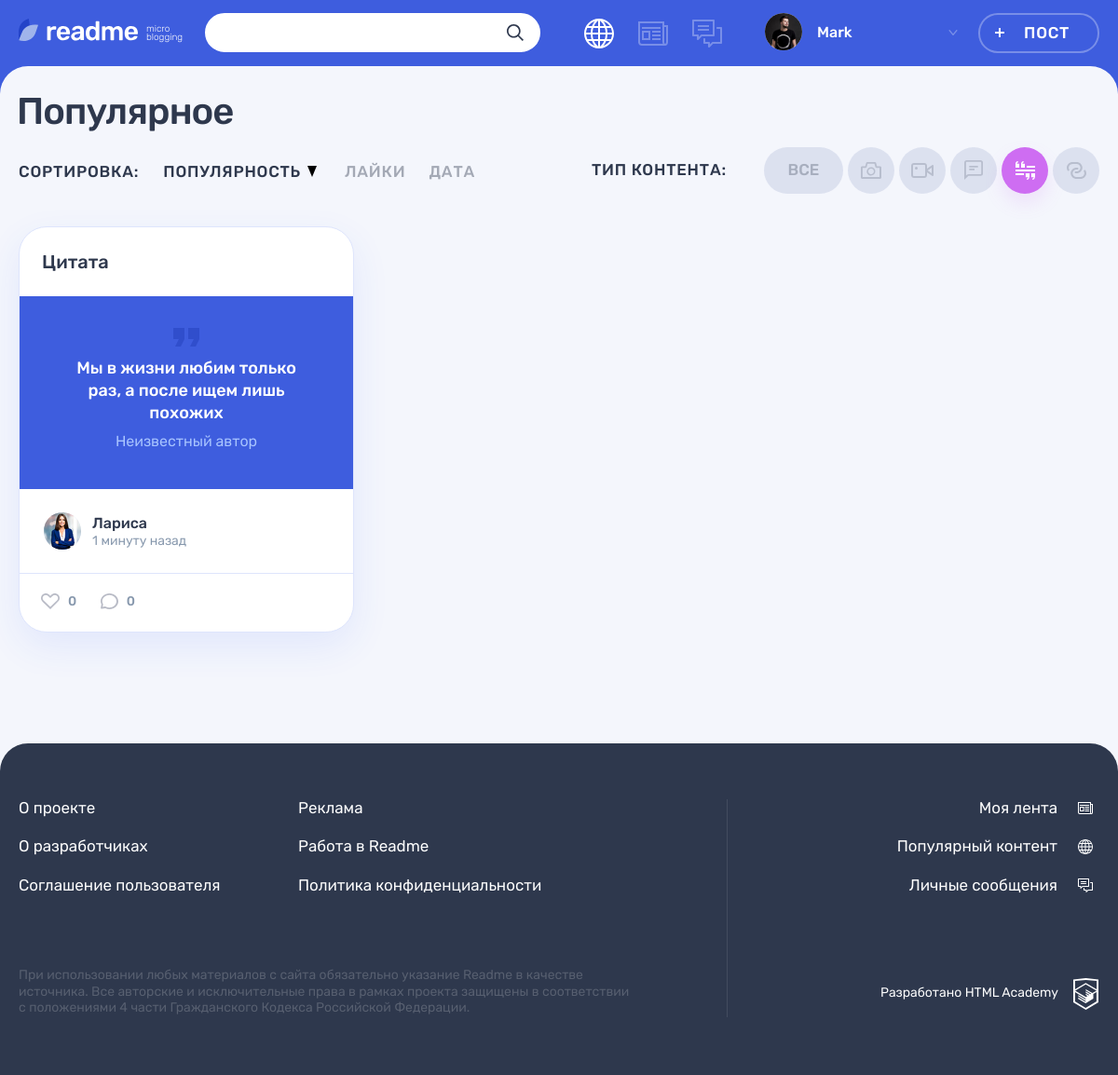
Page /popular.php?post_type=4 on the committed database.
### tables this page shows
CREATE TABLE IF NOT EXISTS content_types  (
id INT UNSIGNED AUTO_INCREMENT PRIMARY KEY,
type_name VARCHAR(128),
type_class VARCHAR(128)
);

CREATE TABLE IF NOT EXISTS posts (
id INT UNSIGNED AUTO_INCREMENT PRIMARY KEY,
author_id INT UNSIGNED,
post_type INT UNSIGNED,
dt_add DATETIME,
heading VARCHAR(128),
content TEXT,
quote_author TEXT,
img_url VARCHAR(128),
youtube_url VARCHAR(128),
url VARCHAR(128),
view_count INT,
FOREIGN KEY (author_id) REFERENCES users(id)
ON UPDATE CASCADE
ON DELETE CASCADE,
FOREIGN KEY (post_type) REFERENCES content_types(id)
ON UPDATE CASCADE
ON DELETE CASCADE
);

CREATE TABLE IF NOT EXISTS users (
id INT UNSIGNED AUTO_INCREMENT PRIMARY KEY,
username VARCHAR(32) NOT NULL UNIQUE,
dt_add DATETIME,
email VARCHAR(128) NOT NULL UNIQUE,
password VARCHAR(64),
avatar VARCHAR(128)
);

### helpers.php (called while the page is built, shortened)
<?php
function get_noun_plural_form(int $number, string $one, string $two, string $many): string
{
    $number = (int)$number;
    $mod10 = $number % 10;
    $mod100 = $number % 100;
    switch (true) {
        case ($mod10 === 1):
            return $one;
    }
}
function include_template($name, array $data = [])
{
    $name = 'templates/' . $name;
    extract($data);
    require $name;
    $result = ob_get_clean();
    return $result;
}
function generate_random_date($index)
{
    $deltas = [['minutes' => 59], ['hours' => 23], ['days' => 6], ['weeks' => 4], ['months' => 11]];
    $dcnt = count($deltas);
    $delta = $deltas[$index];
    $timeval = rand(1, current($delta));
    $timename = key($delta);
    $ts = strtotime("$timeval $timename ago");
    $dt = date('Y-m-d H:i:s', $ts);
    return $dt;
}

### functions.php (called while the page is built, shortened)
<?php
function time_difference (DateTime $time, DateTime $current_time) {
    $diff = date_diff($current_time, $time);
    if ($diff->y > 0) {
        $relative_time = $diff->y . ' ' .
            get_noun_plural_form($diff->y, 'год', 'года', 'лет') . ' назад';
    }
    elseif ($diff->m > 0) {
        $relative_time = $diff->m . ' ' .
            get_noun_plural_form($diff->m, 'месяц', 'месяца', 'месяцев') . ' назад';
    }
    elseif ($diff->d > 6) {
        $relative_time = floor(($diff->d)/7) . ' ' .
            get_noun_plural_form(floor(($diff->d)/7),' неделю', ' недели', ' недель') . ' назад';
    }
    elseif ($diff->d > 0) {
        $relative_time = $diff->d . ' ' .
            get_noun_plural_form($diff->d, 'день', 'дня', 'дней') . ' назад';
    }
    elseif ($diff->h > 0) {
        $relative_time = $diff->h . ' ' .
            get_noun_plural_form($diff->h, 'час', 'часа', 'часов') . ' назад';
    }
    elseif ($diff->i > 0) {
        $relative_time = $diff->i . ' ' .
            get_noun_plural_form($diff->i, 'минуту', 'минуты', 'минут') . ' назад';
    }
    elseif ($diff->s >= 0) {
        $relative_time = 'Только что';
    }
    else {
        $relative_time = '';
    }
    return $relative_time;
}
function filter_size_ico(string $type) {
    if ($type == 'photo') {
        $result = ['w' => 22, 'h' => 18];
    }
    elseif ($type == 'video') {
        $result = ['w' => 24, 'h' => 16];
    }
    elseif ($type == 'text') {
        $result = ['w' => 20, 'h' => 21];
    }
    elseif ($type == 'quote') {
        $result = ['w' => 21, 'h' => 20];
    }
    elseif ($type == 'link') {
        $result = ['w' => 21, 'h' => 18];
    }
    else {
        $result = ['w' => '', 'h' => ''];
    }
    return($result);
}
function get_content_types(mysqli $con) {
    $result = mysqli_query($con, "SELECT * FROM content_types");
    return mysqli_fetch_all($result, MYSQLI_ASSOC);
}
function secure_query_bind_result(mysqli $connection, string $sql, bool $check, ...$params) {
    $param_types = '';
    foreach ($params as $param) {
        $param_types .= (gettype($param) == 'integer') ? 'i' : 's';
    }
    $prepared_sql = mysqli_prepare($connection, $sql);
    mysqli_stmt_bind_param($prepared_sql, $param_types, ...$params);
    mysqli_stmt_execute($prepared_sql);
    if ($check) {
        mysqli_stmt_bind_result($prepared_sql, $bind);
        mysqli_stmt_fetch($prepared_sql);
        mysqli_stmt_close($prepared_sql);
        return $bind;
    }
    else {
        return mysqli_stmt_get_result($prepared_sql);
    }
}

### templates/main.php (the view, shortened to what this page needs)
<div class="container">
    <h1 class="page__title page__title--popular">Популярное</h1>
</div>
<div class="popular container">
    <div class="popular__filters-wrapper">
        <div class="popular__sorting sorting">
            <b class="popular__sorting-caption sorting__caption">Сортировка:</b>
            <ul class="popular__sorting-list sorting__list">
                <li class="sorting__item sorting__item--popular">
                    <a class="sorting__link sorting__link--active" href="#">
                        <span>Популярность</span>
                        <svg class="sorting__icon" width="10" height="12">
                            <use xlink:href="#icon-sort"></use>
                        </svg>
                    </a>
                </li>
                <li class="sorting__item">
                    <a class="sorting__link" href="#">
                        <span>Лайки</span>
                    </a>
                </li>
                <li class="sorting__item">
                    <a class="sorting__link" href="#">
                        <span>Дата</span>
                    </a>
                </li>
            </ul>
        </div>
        <div class="popular__filters filters">
            <b class="popular__filters-caption filters__caption">Тип контента:</b>
            <ul class="popular__filters-list filters__list">
                <li class="popular__filters-item popular__filters-item--all filters__item filters__item--all">
                    <a class="filters__button filters__button--ellipse filters__button--all <?php if ($post_type == ''):?>filters__button--active <?php endif; ?>" href="index.php?">
                        <span>Все</span>
                    </a>
                </li>
                <?php foreach($content_types as $content_type): ?>
                <li class="popular__filters-item filters__item">
                    <a class="filters__button filters__button--<?=$content_type['type_class']?> button <?php if ($post_type == $content_type['id']):?>filters__button--active <?php endif; ?>" href="index.php?post_type=<?=$content_type['id']?>">
                        <?php $size_ico = filter_size_ico($content_type['type_class']);?>
                        <svg class="filters__icon" width="<?=$size_ico['w']?>" height="<?=$size_ico['h']?>">
                            <use xlink:href="#icon-filter-<?=$content_type['type_class']?>"></use>
                        </svg>
                    </a>
                </li>
                <?php endforeach; ?>
            </ul>
        </div>
    </div>
    <div class="popular__posts">
        <?php foreach($popular_posts as $post_index => $post): ?>
            <article class="popular__post post post-<?=$post['type_class']?>">
                <header class="post__header">
                    <h2><a href="post.php?id=<?=$post['id']?>" title="Открыть страницу поста <?=htmlspecialchars($post['heading'])?>"><?=htmlspecialchars($post['heading'])?></a></h2>
                </header>
                <div class="post__main">
                <?=include_template($post['type_class'] . '-post.php', ['post' => $post])?>
                </div>
            <footer class="post__footer">
                <div class="post__author">
                    <a class="post__author-link" href="#" title="Профиль <?=$post['username']?>">
                        <div class="post__avatar-wrapper">
                            <img class="post__author-avatar" src="<?=$post['avatar']?>" width="40" height="40" alt="Аватар пользователя">
                        </div>
                        <div class="post__info">
                            <b class="post__author-name"><?=htmlspecialchars($post['username'])?></b>
                            <?php $post_time = new DateTime(generate_random_date($post_index)); ?>
                            <time class="post__time" datetime="<?=$post_time->format('Y-m-d H:i:s')?>" title="<?=$post_time->format('d.m.Y H:i')?>"><?=time_difference($post_time, $now_time)?></time>
                        </div>
                    </a>
                </div>
                <div class="post__indicators">
                    <div class="post__buttons">
                        <a class="post__indicator post__indicator--likes button" href="#" title="Лайк">
                            <svg class="post__indicator-icon" width="20" height="17">
                                <use xlink:href="#icon-heart"></use>
                            </svg>
                            <span>0</span>
                        </a>
                        <a class="post__indicator post__indicator--comments button" href="#" title="Комментарии">
                            <svg class="post__indicator-icon" width="19" height="17">
                                <use xlink:href="#icon-comment"></use>
                            </svg>
                            <span>0</span>
                        </a>
                    </div>
                </div>
            </footer>
        </article>
        <?php endforeach; ?>
    </div>
</div>

### templates/quote-post.php
<blockquote>
    <p><?=htmlspecialchars($post['content'])?></p>
    <cite><?=htmlspecialchars($post['quote_author'])?></cite>
</blockquote>

### rows in the picture
posts: heading "Цитата", content "Мы в жизни любим только раз, а после ищем лишь похожих", quote_author "Неизвестный автор", author.avatar (picture), author.username "Лариса"

### other values in the picture
$user_name "Mark"
